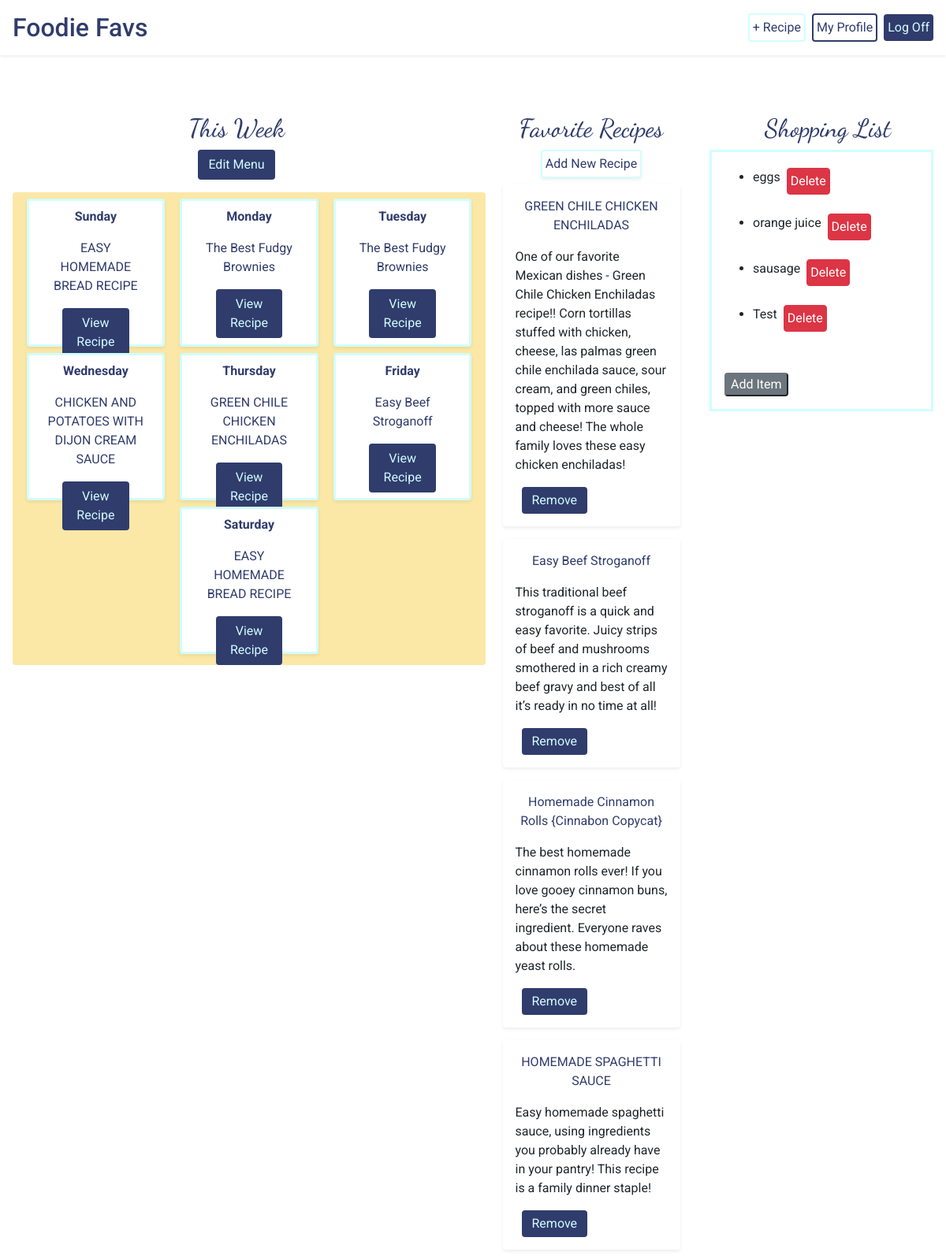
The page /home/1 (signed in) on the database as committed earlier.
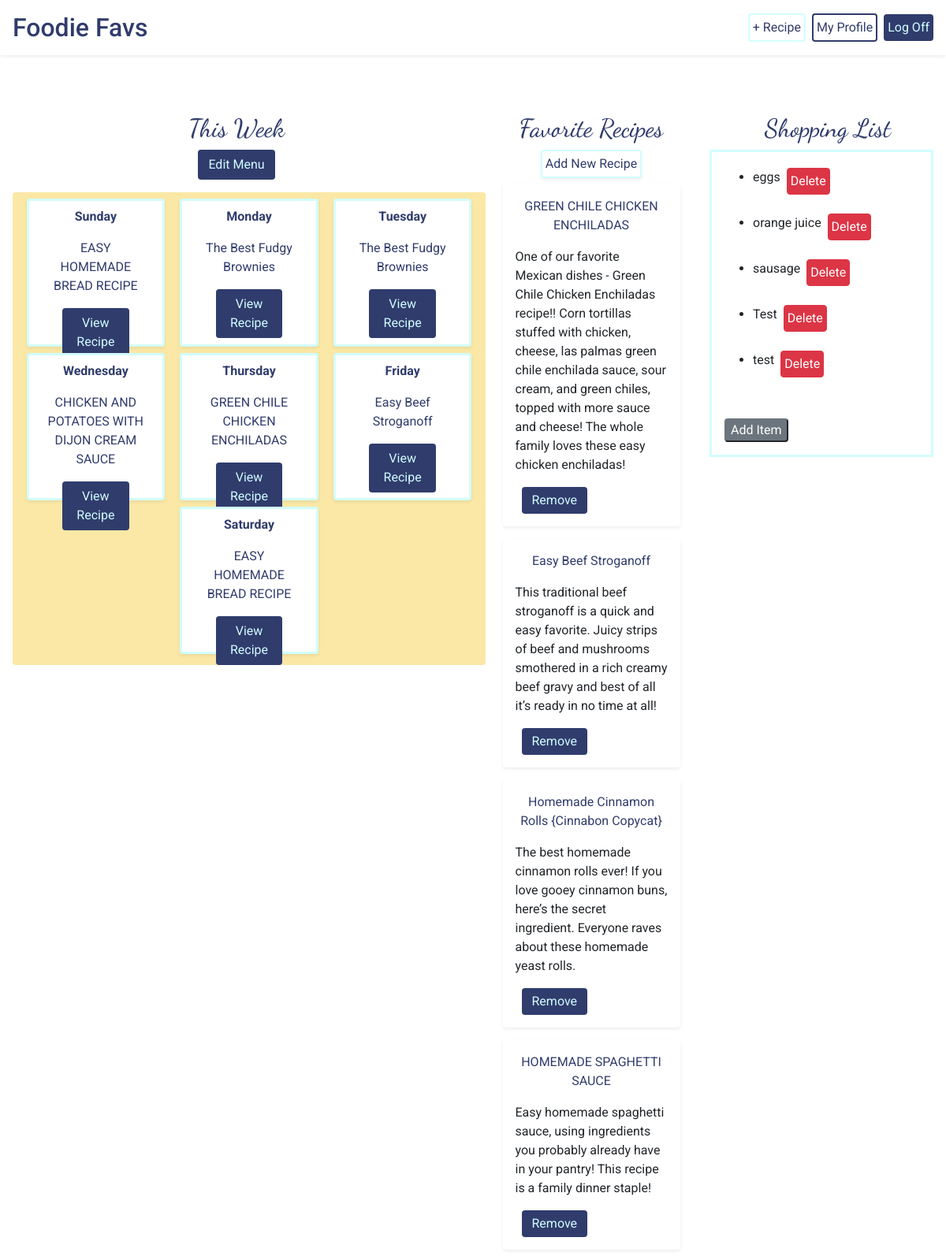
The same page on the database as committed later.
### foodie_app/models.py (models this page shows)
class Recipe(models.Model):
    name = models.CharField(max_length=255)
    desc = models.CharField(max_length=255, default="")
    ingredients = models.TextField(default="")
    steps = models.TextField(default="")
    creator = models.ForeignKey(User, related_name="users", on_delete=models.CASCADE, default=1)
    source = models.CharField(max_length=255, default="")
    users_who_favorite = models.ManyToManyField(User, related_name="favorite_recipes", default=0)
    created_at = models.DateTimeField(auto_now_add=True)
    updated_at = models.DateTimeField(auto_now=True)
    objects = RecipeManager()

class Shopping_List_Item(models.Model):
    item = models.CharField(max_length=255)
    user = models.ForeignKey(User, related_name="list_user", on_delete=models.CASCADE, default=1)
    created_at = models.DateTimeField(auto_now_add=True)
    updated_at = models.DateTimeField(auto_now=True)
    objects = ListManager()

### login/models.py (models this page shows)
class User(models.Model):
    first_name = models.CharField(max_length=255)
    last_name = models.CharField(max_length=255)
    email = models.EmailField()
    password = models.CharField(max_length=255)
    followers = models.ManyToManyField("self", blank=True)
    created_at = models.DateTimeField(auto_now_add=True)
    updated_at = models.DateTimeField(auto_now=True)
    objects = UserManager()

### foodie_app/views.py (the view)
# urls.py: path('<int:user_id>', views.user_profile),
def user_profile(request, user_id):
    if 'userid' in request.session:
        context = {
            "user": User.objects.get(id=request.session['userid']),
            "recipes": Recipe.objects.filter(creator=User.objects.get(id=request.session['userid'])),
            "menu": Menu.objects.last(),
            "shopping_list": Shopping_List_Item.objects.all(),
        }
        return render(request, 'user_profile.html', context)
    return redirect('/login')

### foodie_app/templates/user_profile.html (shortened to what the changed rows need)
<!DOCTYPE html>
<html lang="en">
<head>
    <link rel="stylesheet" href="https://stackpath.bootstrapcdn.com/bootstrap/4.5.2/css/bootstrap.min.css"
>
    {% load static %}
    <link rel="stylesheet" href="{% static 'css/style.css' %}">
</head>
<body id="body">
    <header id="header" class="bg-white d-flex p-3 align-items-center shadow-sm mt-0">
        <h2 class="pr-5 mb-0"><a href="/home" class="home">Foodie Favs</a></h2>
    </header>
    <div class="d-flex mt-5 pt-5">
        <div class="w-50">
            <div class="d-flex flex-column">
                <h2 class="heading">This Week</h2>
            </div>
        </div>
        <div class="w-25 d-flex flex-column align-items-center">
            <h2 class="heading ">Favorite Recipes</h2>
            {% for recipe in user.favorite_recipes.all %}
            <div class="recipe-card rounded shadow-sm w-75 p-3 m-2">
                <p class="text-center"><a id="recipe-text" href="/home/recipe_{{recipe.id}}">{{recipe.name}}</a></p>
                <p>{{recipe.desc}}</p>
                {% for favorite_user in recipe.users_who_favorite.all %}
                <form action="/home/{{user.id}}/remove_favorite_profile" method="POST">
                    <input class="btn favorite ml-2 pt-1 pb-1" type="submit" name="add_fav" value="Remove">
                </form>
                {% endfor %}
            </div>
            {% endfor %}
        </div>
        <div class="w-25">
            <h2 class="heading">Shopping List</h2>
            <div class="shopping-box mr-3">
                <div class="m-1 p-2 rounded" id="shopping-list">
                    <ul>
                        {% for item in shopping_list %}
                        {% if item.user.id == user.id %}
                        <div class="d-flex alin-items-start mb-2">
                            <li class="pt-2">{{item.item}}</li>
                            <form action="/home/{{user.id}}/delete_item" method="POST">
                                <input class="btn btn-danger p-1 m-2" type="submit" name="delete" value="Delete">
                            </form>
                        </div>
                        {% endif %}
                        {% endfor %}
                    </ul>
                </div>
            </div>
        </div>
    </div>
</body>
</html>

Rows that differ between the two databases and show on the page:
added Shopping_List_Item: item "test"
